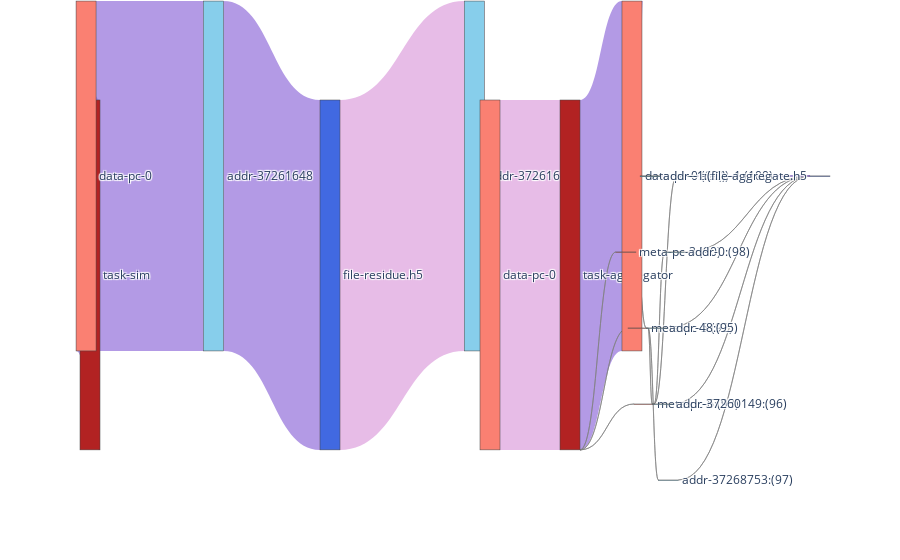

The notebook cell saved with this chart:
### Code cell
f2_nodes, f2_nodes_dict = get_nodes_for_sankey(F2,rm_tags=['sim','agg_r','agg_w'])
# print(node_ref2)
f2_links = get_links_for_sankey(F2, f2_nodes_dict)

f2_sankey = go.Sankey(
            node = f2_nodes,
            link = f2_links, 
            orientation='h',
            arrangement = "freeform",
    )

layout =  go.Layout(
    title = "Basic Sankey Diagram",
    margin = dict(
      l=10,
      r=10,
    ),
    boxgap = 0.2,
    activeselection = dict(
      fillcolor = 'green',
      opacity = 0.8
    ),
    
    # clickmode = "event+select",
    activeshape = dict(
      fillcolor = 'green',
      opacity = 0.8
    ),
    autosize = True,
    
)


fig = go.Figure(data=f2_sankey, )
fig.show()
fig.write_html(f"{image_path}/sankey-sampled-sim_w_agg_r_w-vol-vfd.html")

### Figure 1 — Plotly figure (JSON) as saved in the notebook; plotly's stock layout.template omitted (floating-point values rounded to 4 significant figures)
{"data": [{"arrangement": "freeform", "link": {"color": ["rgba(147, 112, 219, 0.7)", "rgba(147, 112, 219, 0.7)", "rgba(147, 112, 219, 0.7)", "rgba(221, 160, 221,0.7)", "rgba(221, 160, 221,0.7)", "rgba(221, 160, 221,0.7)", "rgba(147, 112, 219, 0.7)", "rgba(128, 128, 128, 0.7)", "rgba(128, 128, 128, 0.7)", "rgba(128, 128, 128, 0.7)", "rgba(147, 112, 219, 0.7)", "rgba(128, 128, 128, 0.7)", "rgba(128, 128, 128, 0.7)", "rgba(128, 128, 128, 0.7)", "rgba(128, 128, 128, 0.7)", "rgba(128, 128, 128, 0.7)", "rgba(128, 128, 128, 0.7)", "rgba(128, 128, 128, 0.7)", "rgba(128, 128, 128, 0.7)", "rgba(128, 128, 128, 0.7)", "rgba(128, 128, 128, 0.7)", "rgba(147, 112, 219, 0.7)"], "customdata": [1, 1, 1, 1, 1, 1, 1, 1, 1, 1, 1, 1, 1, 1, 2, 1, 1, 1, 1, 2, 1, 1], "label": ["Access Volume : 2.4 MB <br />Average Count : 1 <br />Average Access Size : 2.4 MB <br />", "Access Volume : 2.4 MB <br />Average Count : 1 <br />Average Access Size : 2.4 MB <br />", "Access Volume : 2.4 MB <br />Average Count : 1 <br />Average Access Size : 2.4 MB <br />", "Access Volume : 2.4 MB <br />Average Count : 1 <br />Average Access Size : 2.4 MB <br />", "Access Volume : 2.4 MB <br />Average Count : 1 <br />Average Access Size : 2.4 MB <br />", "Access Volume : 2.4 MB <br />Average Count : 1 <br />Average Access Size : 2.4 MB <br />", "Access Volume : 2.4 MB <br />Average Count : 1 <br />Average Access Size : 2.4 MB <br />", "Access Volume : 1 B <br />Average Count : 1 <br />Average Access Size : 1 B <br />", "Access Volume : 1 B <br />Average Count : 1 <br />Average Access Size : 1 B <br />", "Access Volume : 1 B <br />Average Count : 1 <br />Average Access Size : 1 B <br />", "Access Volume : 1 B <br />Average Count : 1 <br />Average Access Size : 1 B <br />", "Access Volume : 512 B <br />Average Count : 1 <br />Average Access Size : 512 B <br />", "Access Volume : 268 B <br />Average Count : 1 <br />Average Access Size : 268 B <br />", "Access Volume : 28 B <br />Average Count : 1 <br />Average Access Size : 28 B <br />", "Access Volume : 48 B <br />Average Count : 2 <br />Average Access Size : 24 B <br />", "Access Volume : 1 B <br />Average Count : 1 <br />Average Access Size : 1 B <br />", "Access Volume : 512 B <br />Average Count : 1 <br />Average Access Size : 512 B <br />", "Access Volume : 268 B <br />Average Count : 1 <br />Average Access Size : 268 B <br />", "Access Volume : 28 B <br />Average Count : 1 <br />Average Access Size : 28 B <br />", "Access Volume : 48 B <br />Average Count : 2 <br />Average Access Size : 24 B <br />", "Access Volume : 1 B <br />Average Count : 1 <br />Average Access Size : 1 B <br />", "Access Volume : 1 B <br />Average Count : 1 <br />Average Access Size : 1 B <br />"], "source": [0, 1, 2, 3, 4, 5, 6, 6, 6, 6, 7, 8, 9, 9, 10, 10, 12, 13, 14, 15, 16, 17], "target": [1, 2, 3, 4, 5, 6, 7, 8, 9, 10, 11, 12, 13, 14, 15, 16, 18, 18, 18, 18, 18, 18], "value": [2400000, 2400000, 2400000, 2400000, 2400000, 2400000, 2400000, 1, 1, 1, 1, 512, 268, 28, 48, 1, 512, 268, 28, 48, 1, 1]}, "node": {"color": ["FireBrick", "Salmon", "SkyBlue", "RoyalBlue", "SkyBlue", "Salmon", "FireBrick", "Salmon", "Salmon", "Salmon", "Salmon", "SkyBlue", "SkyBlue", "SkyBlue", "SkyBlue", "SkyBlue", "SkyBlue", "SkyBlue", "RoyalBlue"], "customdata": ["task", "sim", "sim", "file", "agg_r", "agg_r", "task", "agg_w", "agg_w", "agg_w", "agg_w", "agg_w", "agg_w", "agg_w", "agg_w", "agg_w", "agg_w", "agg_w", "file"], "label": ["task-sim", "data-pc-0", "addr-37261648", "file-residue.h5", "addr-37261648", "data-pc-0", "task-aggregator", "data-pc-0:(91)", "meta-pc-3:(90)", "meta-pc-5:(92)", "meta-pc-6:(93)", "addr--1:(94)", "addr-48:(95)", "addr-37260149:(96)", "addr-37268753:(97)", "addr-0:(98)", "addr--1:(100)", "addr--1:(-1)", "file-aggregate.h5"], "pad": 10, "thickness": 20, "x": [0, 0.008197, 0.1803, 0.3607, 0.5328, 0.5492, 0.7295, 0.7459, 0.7377, 0.7541, 0.7623, 0.7705, 0.7787, 0.7869, 0.7951, 0.8033, 0.8197, 0.7705, 1], "y": [0, 0.2, 0.2, 0, 0.2, 0, 0, 0.2, 0.4, 0.6, 0.8, 0.2, 0.6, 0.8, 1, 0.4, 0.2, 0.2, 0.2]}, "orientation": "h", "type": "sankey"}], "layout": {}}
